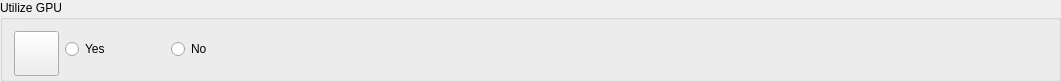
         <widget class="QGroupBox" name="groupBox_create_new_sequence">
          <property name="enabled">
           <bool>true</bool>
          </property>
          <property name="geometry">
           <rect>
            <x>11</x>
            <y>100</y>
            <width>1061</width>
            <height>82</height>
           </rect>
          </property>
          <property name="sizePolicy">
           <sizepolicy hsizetype="Preferred" vsizetype="Maximum">
            <horstretch>0</horstretch>
            <verstretch>0</verstretch>
           </sizepolicy>
          </property>
          <property name="minimumSize">
           <size>
            <width>0</width>
            <height>80</height>
           </size>
          </property>
          <property name="title">
           <string>Utilize GPU</string>
          </property>
          <layout class="QHBoxLayout" name="horizontalLayout_7">
           <item>
            <layout class="QHBoxLayout" name="horizontalLayout_6">
             <item>
              <layout class="QHBoxLayout" name="horizontalLayout">
               <item>
                <widget class="QPushButton" name="create_sequence_btn">
                 <property name="minimumSize">
                  <size>
                   <width>45</width>
                   <height>45</height>
                  </size>
                 </property>
                 <property name="maximumSize">
                  <size>
                   <width>45</width>
                   <height>45</height>
                  </size>
                 </property>
                 <property name="text">
                  <string/>
                 </property>
                 <property name="icon">
                  <iconset>
                   <normaloff>images/gpu.svg</normaloff>images/gpu.svg</iconset>
                 </property>
                 <property name="iconSize">
                  <size>
                   <width>30</width>
                   <height>30</height>
                  </size>
                 </property>
                </widget>
               </item>
               <item>
                <widget class="QRadioButton" name="radioButton_jpg">
                 <property name="maximumSize">
                  <size>
                   <width>100</width>
                   <height>16777215</height>
                  </size>
                 </property>
                 <property name="text">
                  <string>Yes</string>
                 </property>
                </widget>
               </item>
               <item>
                <widget class="QRadioButton" name="radioButton_png">
                 <property name="text">
                  <string>No</string>
                 </property>
                </widget>
               </item>
              </layout>
             </item>
            </layout>
           </item>
          </layout>
         </widget>
